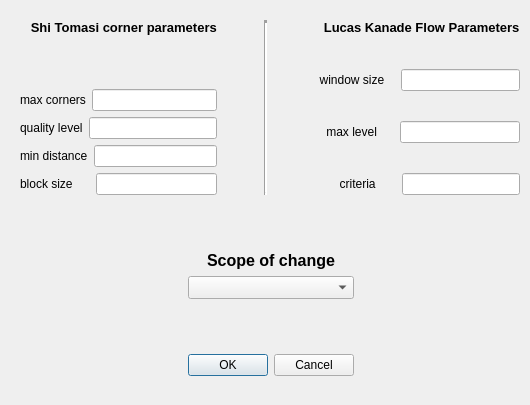
<?xml version="1.0" encoding="UTF-8"?>
<ui version="4.0">
 <class>lucasKanadeParam</class>
 <widget class="QDialog" name="lucasKanadeParam">
  <property name="geometry">
   <rect>
    <x>0</x>
    <y>0</y>
    <width>530</width>
    <height>405</height>
   </rect>
  </property>
  <property name="sizePolicy">
   <sizepolicy hsizetype="Fixed" vsizetype="Fixed">
    <horstretch>0</horstretch>
    <verstretch>0</verstretch>
   </sizepolicy>
  </property>
  <property name="windowTitle">
   <string>Lucas Kanade parameters</string>
  </property>
  <widget class="QWidget" name="">
   <property name="geometry">
    <rect>
     <x>20</x>
     <y>20</y>
     <width>500</width>
     <height>356</height>
    </rect>
   </property>
   <layout class="QVBoxLayout" name="verticalLayout_4">
    <item>
     <layout class="QHBoxLayout" name="horizontalLayout_8">
      <item>
       <layout class="QVBoxLayout" name="verticalLayout">
        <item>
         <widget class="QLabel" name="label">
          <property name="font">
           <font>
            <pointsize>10</pointsize>
            <weight>75</weight>
            <bold>true</bold>
           </font>
          </property>
          <property name="text">
           <string>   Shi Tomasi corner parameters</string>
          </property>
         </widget>
        </item>
        <item>
         <spacer name="verticalSpacer">
          <property name="orientation">
           <enum>Qt::Vertical</enum>
          </property>
          <property name="sizeHint" stdset="0">
           <size>
            <width>20</width>
            <height>28</height>
           </size>
          </property>
         </spacer>
        </item>
        <item>
         <layout class="QHBoxLayout" name="horizontalLayout">
          <item>
           <widget class="QLabel" name="label_3">
            <property name="text">
             <string>max corners</string>
            </property>
           </widget>
          </item>
          <item>
           <widget class="QLineEdit" name="ShiTomasiMaxCorner">
            <property name="inputMask">
             <string/>
            </property>
           </widget>
          </item>
         </layout>
        </item>
        <item>
         <layout class="QHBoxLayout" name="horizontalLayout_2">
          <item>
           <widget class="QLabel" name="label_4">
            <property name="text">
             <string>quality level</string>
            </property>
           </widget>
          </item>
          <item>
           <widget class="QLineEdit" name="ShiTomasiQualityLevel"/>
          </item>
         </layout>
        </item>
        <item>
         <layout class="QHBoxLayout" name="horizontalLayout_3">
          <item>
           <widget class="QLabel" name="label_5">
            <property name="text">
             <string>min distance</string>
            </property>
           </widget>
          </item>
          <item>
           <widget class="QLineEdit" name="ShiTomasiMinDistance"/>
          </item>
         </layout>
        </item>
        <item>
         <layout class="QHBoxLayout" name="horizontalLayout_4">
          <item>
           <widget class="QLabel" name="label_6">
            <property name="text">
             <string>block size     </string>
            </property>
           </widget>
          </item>
          <item>
           <widget class="QLineEdit" name="ShiTomasiBlockSize"/>
          </item>
         </layout>
        </item>
       </layout>
      </item>
      <item>
       <spacer name="horizontalSpacer">
        <property name="orientation">
         <enum>Qt::Horizontal</enum>
        </property>
        <property name="sizeHint" stdset="0">
         <size>
          <width>26</width>
          <height>17</height>
         </size>
        </property>
       </spacer>
      </item>
      <item>
       <widget class="Line" name="line">
        <property name="lineWidth">
         <number>3</number>
        </property>
        <property name="orientation">
         <enum>Qt::Vertical</enum>
        </property>
       </widget>
      </item>
      <item>
       <spacer name="horizontalSpacer_2">
        <property name="orientation">
         <enum>Qt::Horizontal</enum>
        </property>
        <property name="sizeHint" stdset="0">
         <size>
          <width>17</width>
          <height>20</height>
         </size>
        </property>
       </spacer>
      </item>
      <item>
       <layout class="QVBoxLayout" name="verticalLayout_2">
        <item>
         <widget class="QLabel" name="label_2">
          <property name="font">
           <font>
            <pointsize>10</pointsize>
            <weight>75</weight>
            <bold>true</bold>
           </font>
          </property>
          <property name="text">
           <string>   Lucas Kanade Flow Parameters</string>
          </property>
         </widget>
        </item>
        <item>
         <spacer name="verticalSpacer_3">
          <property name="orientation">
           <enum>Qt::Vertical</enum>
          </property>
          <property name="sizeHint" stdset="0">
           <size>
            <width>20</width>
            <height>28</height>
           </size>
          </property>
         </spacer>
        </item>
        <item>
         <layout class="QHBoxLayout" name="horizontalLayout_5">
          <item>
           <widget class="QLabel" name="label_7">
            <property name="text">
             <string>  window size   </string>
            </property>
           </widget>
          </item>
          <item>
           <widget class="QLineEdit" name="LucasKanadeWindowSize"/>
          </item>
         </layout>
        </item>
        <item>
         <spacer name="verticalSpacer_4">
          <property name="orientation">
           <enum>Qt::Vertical</enum>
          </property>
          <property name="sizeHint" stdset="0">
           <size>
            <width>20</width>
            <height>13</height>
           </size>
          </property>
         </spacer>
        </item>
        <item>
         <layout class="QHBoxLayout" name="horizontalLayout_6">
          <item>
           <widget class="QLabel" name="label_8">
            <property name="text">
             <string>    max level     </string>
            </property>
           </widget>
          </item>
          <item>
           <widget class="QLineEdit" name="LucasKanadeMaxLevel"/>
          </item>
         </layout>
        </item>
        <item>
         <spacer name="verticalSpacer_5">
          <property name="orientation">
           <enum>Qt::Vertical</enum>
          </property>
          <property name="sizeHint" stdset="0">
           <size>
            <width>20</width>
            <height>13</height>
           </size>
          </property>
         </spacer>
        </item>
        <item>
         <layout class="QHBoxLayout" name="horizontalLayout_7">
          <item>
           <widget class="QLabel" name="label_9">
            <property name="text">
             <string>        criteria      </string>
            </property>
           </widget>
          </item>
          <item>
           <widget class="QLineEdit" name="LucasKanadeCriteria"/>
          </item>
         </layout>
        </item>
       </layout>
      </item>
     </layout>
    </item>
    <item>
     <layout class="QHBoxLayout" name="horizontalLayout_9">
      <item>
       <spacer name="horizontalSpacer_4">
        <property name="orientation">
         <enum>Qt::Horizontal</enum>
        </property>
        <property name="sizeHint" stdset="0">
         <size>
          <width>168</width>
          <height>20</height>
         </size>
        </property>
       </spacer>
      </item>
      <item>
       <layout class="QVBoxLayout" name="verticalLayout_3">
        <item>
         <spacer name="verticalSpacer_7">
          <property name="orientation">
           <enum>Qt::Vertical</enum>
          </property>
          <property name="sizeHint" stdset="0">
           <size>
            <width>20</width>
            <height>18</height>
           </size>
          </property>
         </spacer>
        </item>
        <item>
         <widget class="QLabel" name="label_10">
          <property name="font">
           <font>
            <pointsize>12</pointsize>
            <weight>75</weight>
            <bold>true</bold>
           </font>
          </property>
          <property name="text">
           <string>Scope of change</string>
          </property>
          <property name="alignment">
           <set>Qt::AlignCenter</set>
          </property>
         </widget>
        </item>
        <item>
         <widget class="QComboBox" name="scopeComboBox">
          <property name="font">
           <font>
            <pointsize>10</pointsize>
           </font>
          </property>
          <property name="maxVisibleItems">
           <number>3</number>
          </property>
          <property name="insertPolicy">
           <enum>QComboBox::NoInsert</enum>
          </property>
         </widget>
        </item>
        <item>
         <spacer name="verticalSpacer_8">
          <property name="orientation">
           <enum>Qt::Vertical</enum>
          </property>
          <property name="sizeHint" stdset="0">
           <size>
            <width>20</width>
            <height>28</height>
           </size>
          </property>
         </spacer>
        </item>
        <item>
         <widget class="QDialogButtonBox" name="buttonBox">
          <property name="orientation">
           <enum>Qt::Horizontal</enum>
          </property>
          <property name="standardButtons">
           <set>QDialogButtonBox::Cancel|QDialogButtonBox::Ok</set>
          </property>
         </widget>
        </item>
       </layout>
      </item>
      <item>
       <spacer name="horizontalSpacer_3">
        <property name="orientation">
         <enum>Qt::Horizontal</enum>
        </property>
        <property name="sizeHint" stdset="0">
         <size>
          <width>158</width>
          <height>20</height>
         </size>
        </property>
       </spacer>
      </item>
     </layout>
    </item>
   </layout>
  </widget>
 </widget>
 <resources/>
 <connections>
  <connection>
   <sender>buttonBox</sender>
   <signal>accepted()</signal>
   <receiver>lucasKanadeParam</receiver>
   <slot>accept()</slot>
   <hints>
    <hint type="sourcelabel">
     <x>248</x>
     <y>254</y>
    </hint>
    <hint type="destinationlabel">
     <x>157</x>
     <y>274</y>
    </hint>
   </hints>
  </connection>
  <connection>
   <sender>buttonBox</sender>
   <signal>rejected()</signal>
   <receiver>lucasKanadeParam</receiver>
   <slot>reject()</slot>
   <hints>
    <hint type="sourcelabel">
     <x>316</x>
     <y>260</y>
    </hint>
    <hint type="destinationlabel">
     <x>286</x>
     <y>274</y>
    </hint>
   </hints>
  </connection>
 </connections>
</ui>
